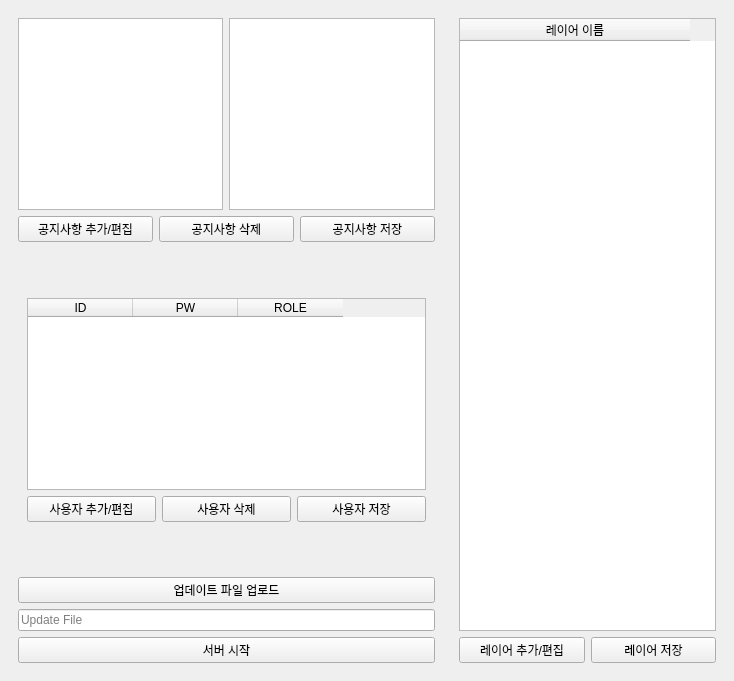
<?xml version="1.0" encoding="UTF-8"?>
<ui version="4.0">
 <class>MainWindow</class>
 <widget class="QMainWindow" name="MainWindow">
  <property name="geometry">
   <rect>
    <x>0</x>
    <y>0</y>
    <width>734</width>
    <height>681</height>
   </rect>
  </property>
  <property name="windowTitle">
   <string>MainWindow</string>
  </property>
  <widget class="QWidget" name="dockWidgetContents">
   <layout class="QHBoxLayout" name="horizontalLayout_2">
    <item>
     <widget class="QWidget" name="verticalWidget" native="true">
      <layout class="QVBoxLayout" name="verticalLayout">
       <item>
        <layout class="QGridLayout" name="gridLayout_2">
         <property name="sizeConstraint">
          <enum>QLayout::SetDefaultConstraint</enum>
         </property>
         <item row="0" column="2" colspan="2">
          <widget class="QTextEdit" name="noticeText">
           <property name="readOnly">
            <bool>true</bool>
           </property>
          </widget>
         </item>
         <item row="0" column="0" colspan="2">
          <widget class="QListWidget" name="listWidget">
           <property name="minimumSize">
            <size>
             <width>0</width>
             <height>0</height>
            </size>
           </property>
           <property name="baseSize">
            <size>
             <width>0</width>
             <height>0</height>
            </size>
           </property>
          </widget>
         </item>
        </layout>
       </item>
       <item>
        <layout class="QHBoxLayout" name="horizontalLayout">
         <item>
          <widget class="QPushButton" name="addNotice">
           <property name="text">
            <string>공지사항 추가/편집</string>
           </property>
          </widget>
         </item>
         <item>
          <widget class="QPushButton" name="delNotice">
           <property name="text">
            <string>공지사항 삭제</string>
           </property>
          </widget>
         </item>
         <item>
          <widget class="QPushButton" name="savNotice">
           <property name="text">
            <string>공지사항 저장</string>
           </property>
          </widget>
         </item>
        </layout>
       </item>
       <item>
        <spacer name="verticalSpacer">
         <property name="orientation">
          <enum>Qt::Vertical</enum>
         </property>
         <property name="sizeHint" stdset="0">
          <size>
           <width>20</width>
           <height>40</height>
          </size>
         </property>
        </spacer>
       </item>
       <item>
        <widget class="QWidget" name="verticalWidget_2" native="true">
         <layout class="QGridLayout" name="gridLayout">
          <item row="0" column="0" colspan="3">
           <widget class="QTableWidget" name="loginTable">
            <property name="minimumSize">
             <size>
              <width>335</width>
              <height>0</height>
             </size>
            </property>
            <property name="editTriggers">
             <set>QAbstractItemView::NoEditTriggers</set>
            </property>
            <attribute name="horizontalHeaderDefaultSectionSize">
             <number>105</number>
            </attribute>
            <column>
             <property name="text">
              <string>ID</string>
             </property>
            </column>
            <column>
             <property name="text">
              <string>PW</string>
             </property>
            </column>
            <column>
             <property name="text">
              <string>ROLE</string>
             </property>
            </column>
           </widget>
          </item>
          <item row="1" column="0">
           <widget class="QPushButton" name="addLogin">
            <property name="text">
             <string>사용자 추가/편집</string>
            </property>
           </widget>
          </item>
          <item row="1" column="2">
           <widget class="QPushButton" name="savLogin">
            <property name="text">
             <string>사용자 저장</string>
            </property>
           </widget>
          </item>
          <item row="1" column="1">
           <widget class="QPushButton" name="delLogin">
            <property name="text">
             <string>사용자 삭제</string>
            </property>
           </widget>
          </item>
         </layout>
        </widget>
       </item>
       <item>
        <spacer name="verticalSpacer_2">
         <property name="orientation">
          <enum>Qt::Vertical</enum>
         </property>
         <property name="sizeHint" stdset="0">
          <size>
           <width>20</width>
           <height>40</height>
          </size>
         </property>
        </spacer>
       </item>
       <item>
        <widget class="QPushButton" name="uploadFile">
         <property name="text">
          <string>업데이트 파일 업로드</string>
         </property>
        </widget>
       </item>
       <item>
        <widget class="QLineEdit" name="fileName">
         <property name="alignment">
          <set>Qt::AlignLeading|Qt::AlignLeft|Qt::AlignVCenter</set>
         </property>
         <property name="readOnly">
          <bool>true</bool>
         </property>
         <property name="placeholderText">
          <string>Update File</string>
         </property>
        </widget>
       </item>
       <item>
        <widget class="QPushButton" name="startServer">
         <property name="text">
          <string>서버 시작</string>
         </property>
        </widget>
       </item>
      </layout>
     </widget>
    </item>
    <item>
     <widget class="QWidget" name="verticalWidget" native="true">
      <property name="minimumSize">
       <size>
        <width>275</width>
        <height>0</height>
       </size>
      </property>
      <layout class="QVBoxLayout" name="verticalLayout_2">
       <item>
        <widget class="QTableWidget" name="layerTable">
         <property name="editTriggers">
          <set>QAbstractItemView::NoEditTriggers</set>
         </property>
         <property name="showGrid">
          <bool>true</bool>
         </property>
         <attribute name="horizontalHeaderDefaultSectionSize">
          <number>230</number>
         </attribute>
         <attribute name="horizontalHeaderMinimumSectionSize">
          <number>34</number>
         </attribute>
         <attribute name="verticalHeaderDefaultSectionSize">
          <number>30</number>
         </attribute>
         <attribute name="verticalHeaderMinimumSectionSize">
          <number>30</number>
         </attribute>
         <column>
          <property name="text">
           <string>레이어 이름</string>
          </property>
         </column>
        </widget>
       </item>
       <item>
        <layout class="QHBoxLayout" name="horizontalLayout_3">
         <item>
          <widget class="QPushButton" name="editLayer">
           <property name="text">
            <string>레이어 추가/편집</string>
           </property>
          </widget>
         </item>
         <item>
          <widget class="QPushButton" name="savLayer">
           <property name="text">
            <string>레이어 저장</string>
           </property>
          </widget>
         </item>
        </layout>
       </item>
      </layout>
     </widget>
    </item>
   </layout>
  </widget>
 </widget>
 <resources/>
 <connections/>
</ui>
